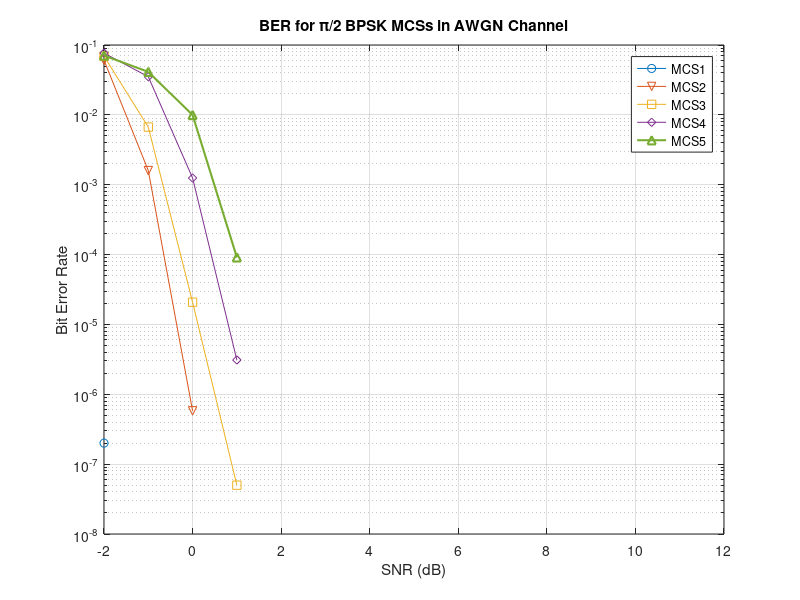

Recreate this plot in MATLAB. (Note: this script raises an error after producing the figure.)
% script to plot ber curves from wls
ber1 = importdata('ber1.mat')
ber2 = importdata('ber2.mat')
ber3 = importdata('ber3.mat')
ber4 = importdata('ber4.mat')
ber5 = importdata('ber5.mat')
snr = -2:1:12; % SNR values for BER curve
ber3(4) = .05e-6;
figure(1);
semilogy(snr,ber1,'-o',snr,ber2,'-v',snr,ber3,'-s',...
         snr,ber4,'-d', snr, ber5, '-^', 'LineWidth', 1.5);
title('BER for \pi/2 BPSK MCSs in AWGN Channel'); grid on;
xlabel('SNR (dB)'); ylabel('Bit Error Rate');
legend("MCS1", "MCS2", "MCS3", "MCS4", "MCS5", "location", "best")
ax = gca
ax.LineWidth = 1.5
%%
ber6 = importdata('ber6.mat')
ber7 = importdata('ber7.mat')
ber8 = importdata('ber8.mat')
ber9 = importdata('ber9.mat')
snr = -2:1:12; % SNR values for BER curve
ber7(5) = .1e-6
figure(2);
semilogy(snr,ber6,'-o',snr,ber7,'-v',snr,ber8,'-s',...
         snr,ber9,'-d', 'LineWidth', 1.5);
title('BER for \pi/2 QPSK MCSs in AWGN Channel'); grid on;
xlabel('SNR (dB)'); ylabel('Bit Error Rate');
legend("MCS6", "MCS7", "MCS8", "MCS9", "location", "best")
ax = gca
ax.LineWidth = 1.5